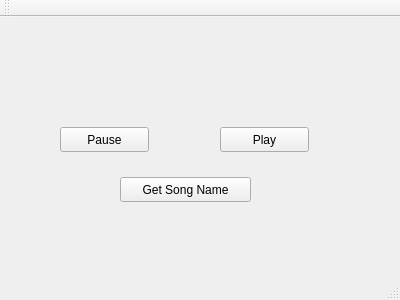
<?xml version="1.0" encoding="UTF-8"?>
<ui version="4.0">
 <class>MainWindow</class>
 <widget class="QMainWindow" name="MainWindow">
  <property name="geometry">
   <rect>
    <x>0</x>
    <y>0</y>
    <width>400</width>
    <height>300</height>
   </rect>
  </property>
  <property name="windowTitle">
   <string>MainWindow</string>
  </property>
  <widget class="QWidget" name="centralWidget">
   <widget class="QPushButton" name="Pause">
    <property name="geometry">
     <rect>
      <x>60</x>
      <y>110</y>
      <width>89</width>
      <height>25</height>
     </rect>
    </property>
    <property name="text">
     <string>Pause</string>
    </property>
   </widget>
   <widget class="QPushButton" name="Play">
    <property name="geometry">
     <rect>
      <x>220</x>
      <y>110</y>
      <width>89</width>
      <height>25</height>
     </rect>
    </property>
    <property name="text">
     <string>Play</string>
    </property>
   </widget>
   <widget class="QPushButton" name="name">
    <property name="geometry">
     <rect>
      <x>120</x>
      <y>160</y>
      <width>131</width>
      <height>25</height>
     </rect>
    </property>
    <property name="text">
     <string>Get Song Name</string>
    </property>
   </widget>
  </widget>
  <widget class="QMenuBar" name="menuBar">
   <property name="geometry">
    <rect>
     <x>0</x>
     <y>0</y>
     <width>400</width>
     <height>22</height>
    </rect>
   </property>
  </widget>
  <widget class="QToolBar" name="mainToolBar">
   <attribute name="toolBarArea">
    <enum>TopToolBarArea</enum>
   </attribute>
   <attribute name="toolBarBreak">
    <bool>false</bool>
   </attribute>
  </widget>
  <widget class="QStatusBar" name="statusBar"/>
 </widget>
 <layoutdefault spacing="6" margin="11"/>
 <resources/>
 <connections/>
</ui>
